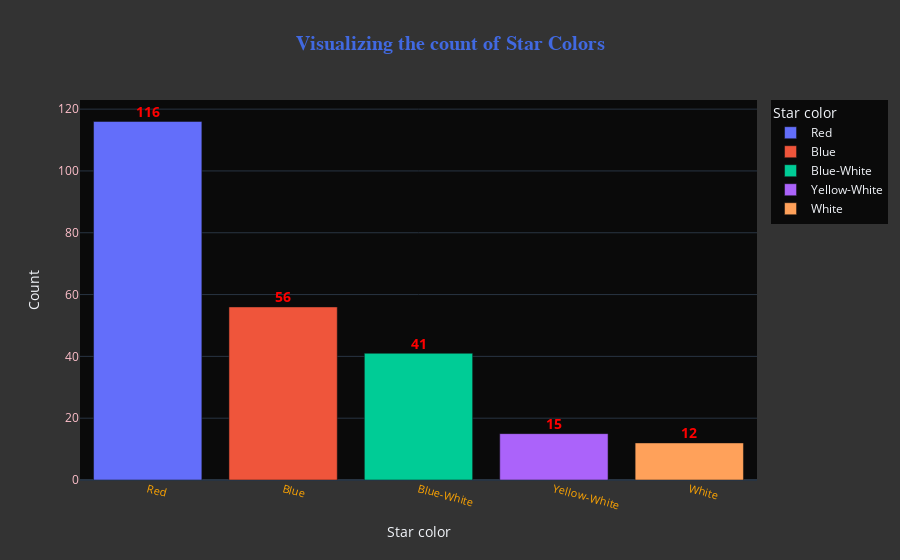

The notebook cell this image was saved under:
### Code cell
# 2. Visualizing Star Color data
star_color_counts = star_df['Star color'].value_counts().reset_index()
star_color_counts.columns = ['Star color', 'Count']

fig_color = px.bar(
    star_color_counts, 
    x='Star color', 
    y='Count',
    title='Visualizing the count of Star Colors',
    color='Star color',
)

# Customize further
fig_color.update_layout(
    title_font=dict(color='royalblue', size=20, family='Arial', weight='bold'),
    title_x=0.5,
    plot_bgcolor='rgba(0,0,0,0.8)',
    paper_bgcolor='rgba(0,0,0,0.8)',
    yaxis_title="Count",
    xaxis_title="Star color",
    xaxis=dict(tickangle=15, tickfont=dict(color='orange', size=11)),
    yaxis=dict(tickfont=dict(color='pink')),
)

# Add labels on top of bars
for i, row in star_color_counts.iterrows():
    fig_color.add_annotation(
        x=row['Star color'],
        y=row['Count'],
        text=str(row['Count']),
        font=dict(color='red', size=14, weight='bold'),
        showarrow=False,
        yshift=10
    )

fig_color.show()

# Save the figure
fig_color.write_image(base_dir + "plotly_star_colors_viz.png")

### Figure 1 — Plotly figure (JSON) as saved in the notebook; plotly's stock layout.template omitted (floating-point values rounded to 4 significant figures)
{"data": [{"hovertemplate": "Star color=%{x}<br>Count=%{y}<extra></extra>", "legendgroup": "Red", "marker": {"color": "#636efa", "pattern": {"shape": ""}}, "name": "Red", "orientation": "v", "showlegend": true, "textposition": "auto", "type": "bar", "x": ["Red"], "xaxis": "x", "y": [116], "yaxis": "y"}, {"hovertemplate": "Star color=%{x}<br>Count=%{y}<extra></extra>", "legendgroup": "Blue", "marker": {"color": "#EF553B", "pattern": {"shape": ""}}, "name": "Blue", "orientation": "v", "showlegend": true, "textposition": "auto", "type": "bar", "x": ["Blue"], "xaxis": "x", "y": [56], "yaxis": "y"}, {"hovertemplate": "Star color=%{x}<br>Count=%{y}<extra></extra>", "legendgroup": "Blue-White", "marker": {"color": "#00cc96", "pattern": {"shape": ""}}, "name": "Blue-White", "orientation": "v", "showlegend": true, "textposition": "auto", "type": "bar", "x": ["Blue-White"], "xaxis": "x", "y": [41], "yaxis": "y"}, {"hovertemplate": "Star color=%{x}<br>Count=%{y}<extra></extra>", "legendgroup": "Yellow-White", "marker": {"color": "#ab63fa", "pattern": {"shape": ""}}, "name": "Yellow-White", "orientation": "v", "showlegend": true, "textposition": "auto", "type": "bar", "x": ["Yellow-White"], "xaxis": "x", "y": [15], "yaxis": "y"}, {"hovertemplate": "Star color=%{x}<br>Count=%{y}<extra></extra>", "legendgroup": "White", "marker": {"color": "#FFA15A", "pattern": {"shape": ""}}, "name": "White", "orientation": "v", "showlegend": true, "textposition": "auto", "type": "bar", "x": ["White"], "xaxis": "x", "y": [12], "yaxis": "y"}], "layout": {"annotations": [{"font": {"color": "red", "size": 14, "weight": "bold"}, "showarrow": false, "text": "116", "x": "Red", "y": 116, "yshift": 10}, {"font": {"color": "red", "size": 14, "weight": "bold"}, "showarrow": false, "text": "56", "x": "Blue", "y": 56, "yshift": 10}, {"font": {"color": "red", "size": 14, "weight": "bold"}, "showarrow": false, "text": "41", "x": "Blue-White", "y": 41, "yshift": 10}, {"font": {"color": "red", "size": 14, "weight": "bold"}, "showarrow": false, "text": "15", "x": "Yellow-White", "y": 15, "yshift": 10}, {"font": {"color": "red", "size": 14, "weight": "bold"}, "showarrow": false, "text": "12", "x": "White", "y": 12, "yshift": 10}], "barmode": "relative", "legend": {"title": {"text": "Star color"}, "tracegroupgap": 0}, "paper_bgcolor": "rgba(0,0,0,0.8)", "plot_bgcolor": "rgba(0,0,0,0.8)", "title": {"font": {"color": "royalblue", "family": "Arial", "size": 20, "weight": "bold"}, "text": "Visualizing the count of Star Colors", "x": 0.5}, "xaxis": {"anchor": "y", "categoryarray": ["Red", "Blue", "Blue-White", "Yellow-White", "White"], "categoryorder": "array", "domain": [0, 1], "tickangle": 15, "tickfont": {"color": "orange", "size": 11}, "title": {"text": "Star color"}}, "yaxis": {"anchor": "x", "domain": [0, 1], "tickfont": {"color": "pink"}, "title": {"text": "Count"}}}}
